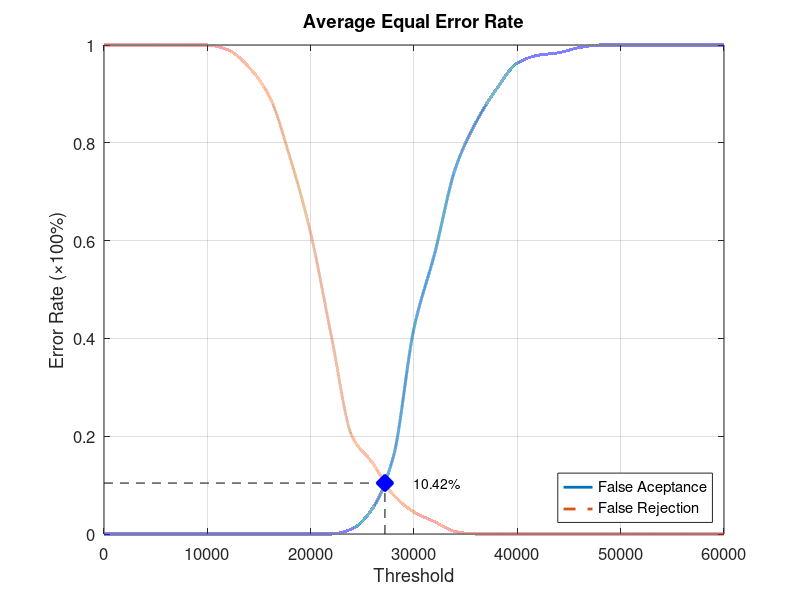
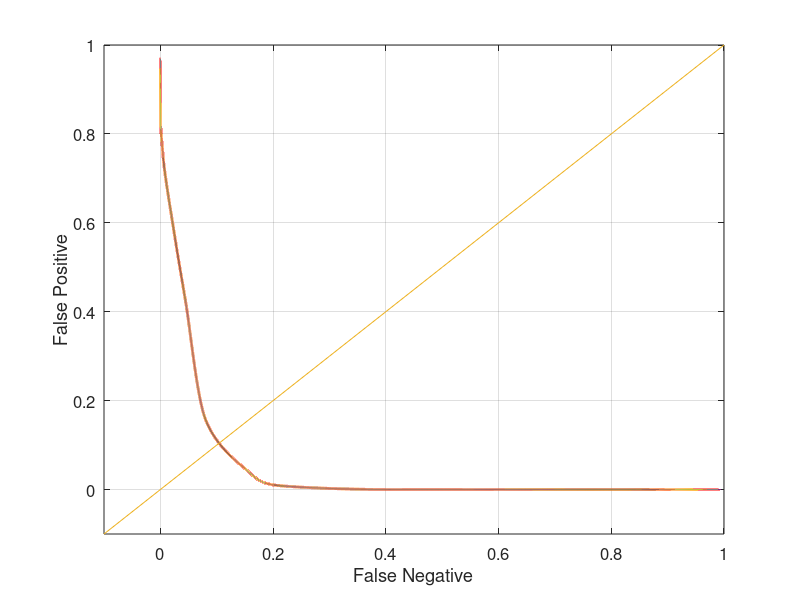

Recreate these plots in MATLAB, in order.
function yEER = Database4_1
close all;
clear;
clc;
x = 0:2000:60000;
xq = 0:0.5:60000;

y0 = [0 0 0 0 0 0 0 0 0 0 0 0 0.0105263 0.0526316 0.157895 0.421053 0.573684 0.747368 0.842105 0.910526 0.963158 0.978947 0.984211 0.994737 1 1 1 1 1 1 1];
yy0 = interp1(x, y0, xq, 'pchip');
y1 = [1 1 1 1 1 1 0.99 0.955 0.895 0.77 0.615 0.405 0.2 0.145 0.08 0.045 0.025 0.005 0 0 0 0 0 0 0 0 0 0 0 0 0];
yy1 = interp1(x, y1, xq, 'pchip');

% Calculating EER: 
y2 = abs(y0 - y1);
find(y2 == min(y2))
yy2 = abs(yy0 - yy1);
xEER = find(yy2 == min(yy2));
xEERIndex = xq(xEER) % X-axis EER
yEER = yy0(xEER) % Y-axis EER

main = figure
plot(xq, yy0,'-','LineWidth', 2);	hold on
plot(xq, yy1,'--','LineWidth', 2);	hold on
plot([xEERIndex xEERIndex], [0 yEER], 'k--');	hold on
plot([0 xEERIndex], [yEER yEER], 'k--');	hold on
plot(xEERIndex, yEER, 'bx', 'LineWidth', 10);	hold on
text(xEERIndex + 10 * xEERIndex / 100, yEER, [num2str(round((10000 * yEER)) / 100) '%'])
legend('False Aceptance', 'False Rejection', 'Location', 'SouthEast')
xlabel('Threshold')
ylabel('Error Rate (\times100%)')
title('Average Equal Error Rate')
set(gca, 'FontSize', 12)
axis([0 60000 0 1])
grid on

print(main, 'Database4_1Main', '-dpng');
FNRxFPR = figure('Color', [1 1 1]);
plot(yy1, yy0, '-', yy1, yy0, 'LineWidth', 2);
hold on
y = -0.1:0.1:1
plot(y, y); 
set(gca, 'FontSize', 12)
xlabel('False Negative')
ylabel('False Positive')
axis([-0.1 1 -0.1 1])
set(gca, 'FontSize', 12)
grid on

print(FNRxFPR, 'Database4_1FNRxFPR','-dpng');
end
